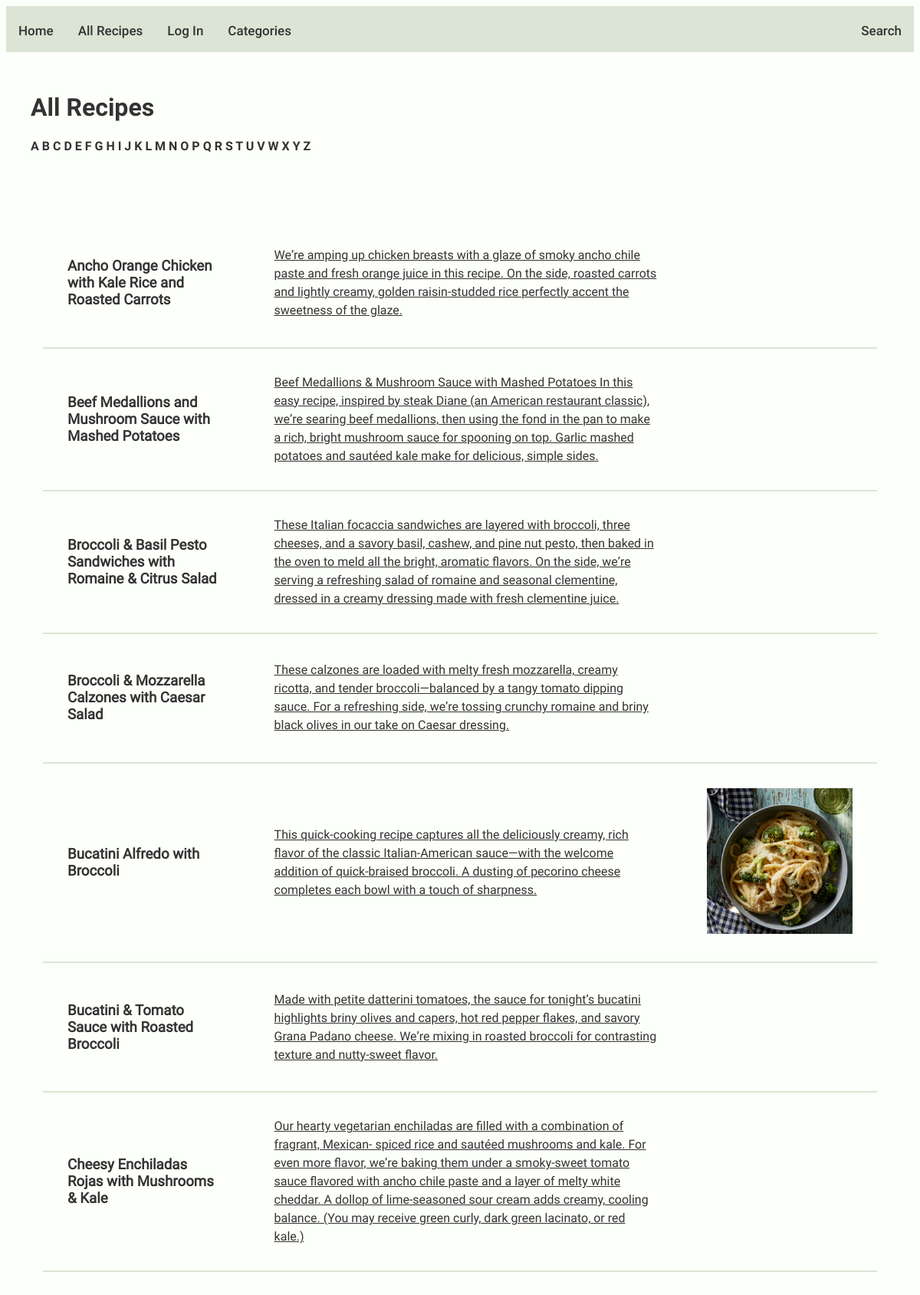
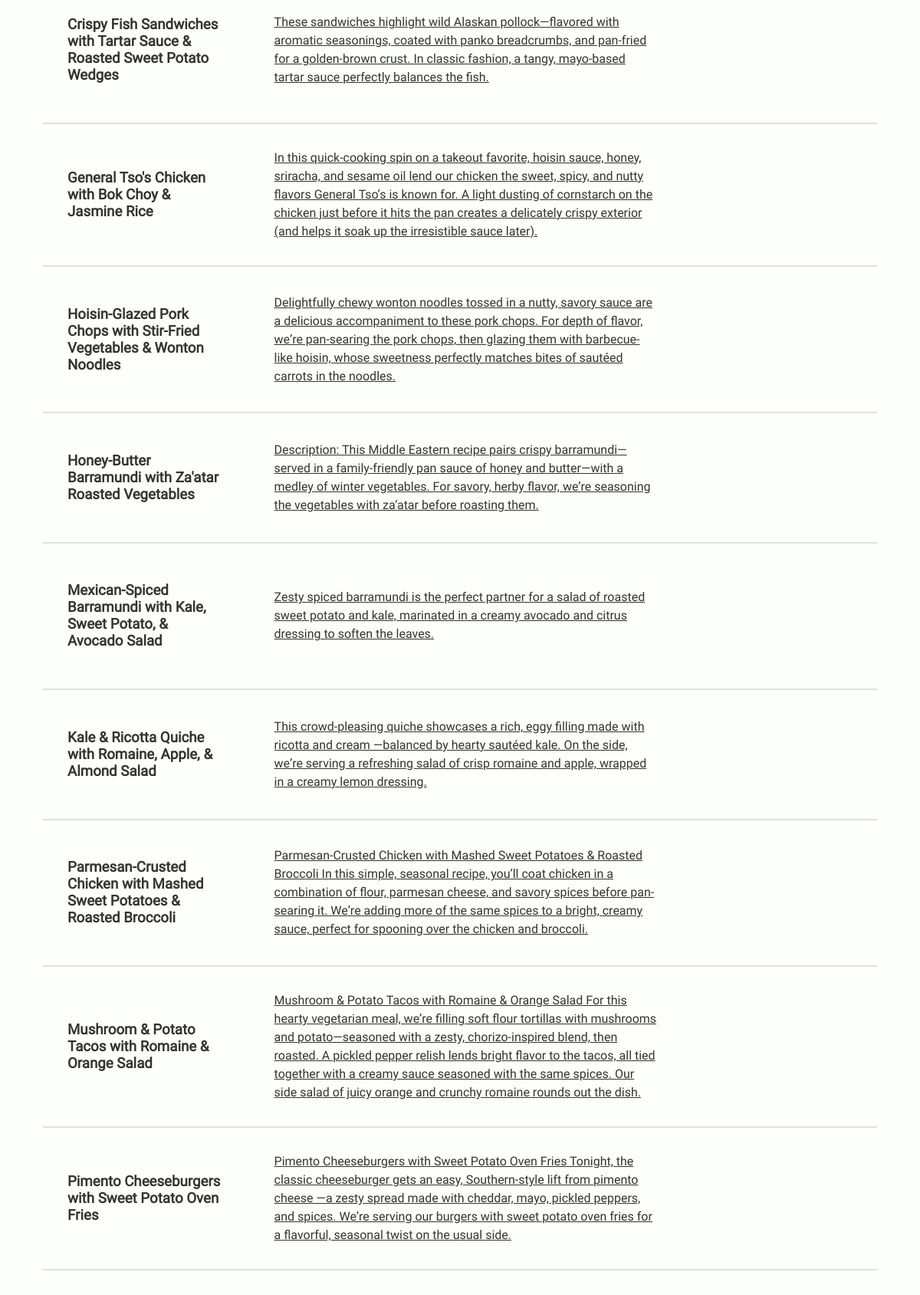
The app's page /recipes_page.php (upper part) with its own data (2 pictures, top to bottom).
### tables this page shows
CREATE TABLE `add_recipes` (
  `id` int(11) NOT NULL,
  `title` varchar(250) NOT NULL,
  `prep_time` varchar(250) NOT NULL,
  `cook_time` varchar(250) NOT NULL,
  `servings` varchar(250) NOT NULL,
  `description` longtext NOT NULL,
  `ingredients` longtext NOT NULL,
  `step_1` longtext NOT NULL,
  `step_2` longtext NOT NULL,
  `step_3` longtext NOT NULL,
  `step_4` longtext NOT NULL,
  `step_5` longtext NOT NULL,
  `step_6` longtext NOT NULL,
  `file_id` int(11) NOT NULL
);

CREATE TABLE `files` (
  `id` int(11) NOT NULL,
  `file_path` varchar(250) NOT NULL,
  `final_file_name` varchar(250) NOT NULL
);

### _components/all_recipes.php (the view, shortened to what this page needs)
<div class="recipe_container2">
<table id="recipelist">
    <tbody id="recipe_list">
        <?php
          while ($row = mysqli_fetch_assoc($db_results)) {
              echo '<tr>';
              echo '<td><h3>' . $row['title'] . '</h3></td>';
              echo '<td><a href="view_recipe_page.php?id='  . $row['id'] . '">' . $row['description']. '</a></td>';
              echo '<td> <img width="190" src="' . $app['url'] . $row['file_path'] . '" alt=""></td>';
          }
        ?>
    </tbody>
  </table>
        </div>

### records on screen
add_recipes: title "Ancho Orange Chicken with Kale Rice and Roasted Carrots", description "Weʼre amping up chicken breasts with a glaze of smoky ancho chile paste and fresh orange juice in this recipe. On the side, roasted carrots and lightly creamy, golden raisin-studded rice perfectly accent the sweetness of the glaze."
add_recipes: title "Beef Medallions and Mushroom Sauce with Mashed Potatoes", description "Beef Medallions & Mushroom Sauce with Mashed Potatoes In this easy recipe, inspired by steak Diane (an American restaurant classic), weʼre searing beef medallions, then using the fond in the pan to make a rich, bright mushroom sauce for spooning on top. Garlic mashed potatoes and sautéed kale make for delicious, simple sides."
add_recipes: title "Broccoli & Basil Pesto Sandwiches with Romaine & Citrus Salad", description "These Italian focaccia sandwiches are layered with broccoli, three cheeses, and a savory basil, cashew, and pine nut pesto, then baked in the oven to meld all the bright, aromatic flavors. On the side, weʼre serving a refreshing salad of romaine and seasonal clementine, dressed in a creamy dressing made with fresh clementine juice."
add_recipes: title "Broccoli & Mozzarella Calzones with Caesar Salad", description "These calzones are loaded with melty fresh mozzarella, creamy ricotta, and tender broccoli—balanced by a tangy tomato dipping sauce. For a refreshing side, weʼre tossing crunchy romaine and briny black olives in our take on Caesar dressing."
add_recipes: title "Bucatini Alfredo with Broccoli", description "This quick-cooking recipe captures all the deliciously creamy, rich flavor of the classic Italian-American sauce—with the welcome addition of quick-braised broccoli. A dusting of pecorino cheese completes each bowl with a touch of sharpness.", file.file_path (picture)
add_recipes: title "Bucatini & Tomato Sauce with Roasted Broccoli", description "Made with petite datterini tomatoes, the sauce for tonightʼs bucatini highlights briny olives and capers, hot red pepper flakes, and savory Grana Padano cheese. Weʼre mixing in roasted broccoli for contrasting texture and nutty-sweet flavor."
add_recipes: title "Cheesy Enchiladas Rojas with Mushrooms & Kale", description "Our hearty vegetarian enchiladas are filled with a combination of fragrant, Mexican- spiced rice and sautéed mushrooms and kale. For even more flavor, weʼre baking them under a smoky-sweet tomato sauce flavored with ancho chile paste and a layer of melty white cheddar. A dollop of lime-seasoned sour cream adds creamy, cooling balance. (You may receive green curly, dark green lacinato, or red kale.)"
add_recipes: title "Crispy Fish Sandwiches with Tartar Sauce & Roasted Sweet Potato Wedges", description "These sandwiches highlight wild Alaskan pollock—flavored with aromatic seasonings, coated with panko breadcrumbs, and pan-fried for a golden-brown crust. In classic fashion, a tangy, mayo-based tartar sauce perfectly balances the fish."
add_recipes: title "General Tso's Chicken with Bok Choy & Jasmine Rice", description "In this quick-cooking spin on a takeout favorite, hoisin sauce, honey, sriracha, and sesame oil lend our chicken the sweet, spicy, and nutty flavors General Tsoʼs is known for. A light dusting of cornstarch on the chicken just before it hits the pan creates a delicately crispy exterior (and helps it soak up the irresistible sauce later)."
add_recipes: title "Hoisin-Glazed Pork Chops with Stir-Fried Vegetables & Wonton Noodles", description "Delightfully chewy wonton noodles tossed in a nutty, savory sauce are a delicious accompaniment to these pork chops. For depth of flavor, weʼre pan-searing the pork chops, then glazing them with barbecue-like hoisin, whose sweetness perfectly matches bites of sautéed carrots in the noodles."
add_recipes: title "Honey-Butter Barramundi with Za'atar Roasted Vegetables", description "Description: This Middle Eastern recipe pairs crispy barramundi—served in a family-friendly pan sauce of honey and butter—with a medley of winter vegetables. For savory, herby flavor, weʼre seasoning the vegetables with zaʼatar before roasting them."
add_recipes: title "Mexican-Spiced Barramundi with Kale, Sweet Potato, & Avocado Salad", description "Zesty spiced barramundi is the perfect partner for a salad of roasted sweet potato and kale, marinated in a creamy avocado and citrus dressing to soften the leaves."
add_recipes: title "Kale & Ricotta Quiche with Romaine, Apple, & Almond Salad", description "This crowd-pleasing quiche showcases a rich, eggy filling made with ricotta and cream —balanced by hearty sautéed kale. On the side, weʼre serving a refreshing salad of crisp romaine and apple, wrapped in a creamy lemon dressing."
add_recipes: title "Parmesan-Crusted Chicken with Mashed Sweet Potatoes & Roasted Broccoli", description "Parmesan-Crusted Chicken with Mashed Sweet Potatoes & Roasted Broccoli In this simple, seasonal recipe, youʼll coat chicken in a combination of flour, parmesan cheese, and savory spices before pan-searing it. Weʼre adding more of the same spices to a bright, creamy sauce, perfect for spooning over the chicken and broccoli."
add_recipes: title "Mushroom & Potato Tacos with Romaine & Orange Salad", description "Mushroom & Potato Tacos with Romaine & Orange Salad For this hearty vegetarian meal, weʼre filling soft flour tortillas with mushrooms and potato—seasoned with a zesty, chorizo-inspired blend, then roasted. A pickled pepper relish lends bright flavor to the tacos, all tied together with a creamy sauce seasoned with the same spices. Our side salad of juicy orange and crunchy romaine rounds out the dish."
add_recipes: title "Pimento Cheeseburgers with Sweet Potato Oven Fries", description "Pimento Cheeseburgers with Sweet Potato Oven Fries Tonight, the classic cheeseburger gets an easy, Southern-style lift from pimento cheese —a zesty spread made with cheddar, mayo, pickled peppers, and spices. Weʼre serving our burgers with sweet potato oven fries for a flavorful, seasonal twist on the usual side."
